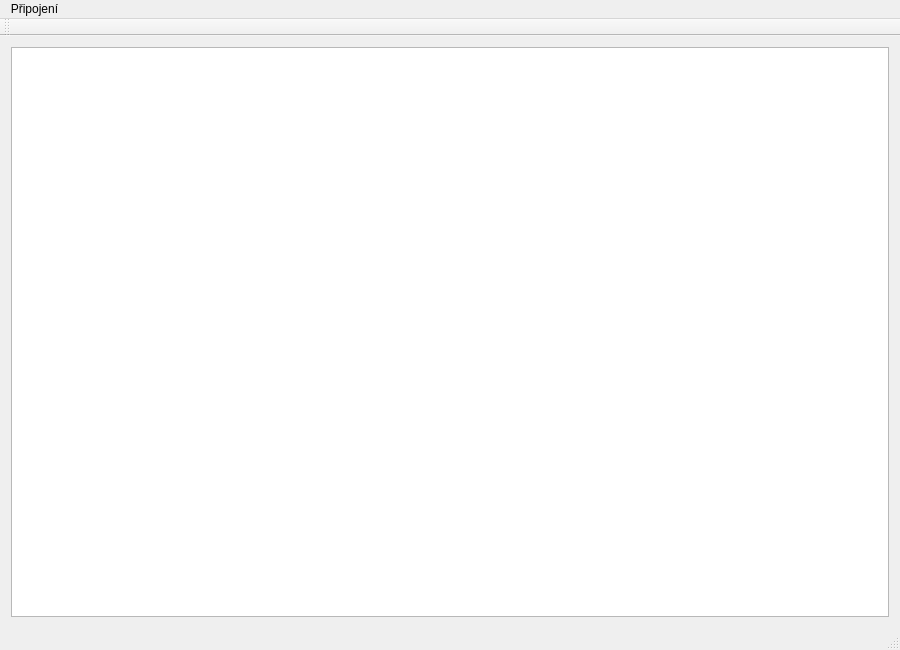
<?xml version="1.0" encoding="UTF-8"?>
<ui version="4.0">
 <class>MainWindow</class>
 <widget class="QMainWindow" name="MainWindow">
  <property name="enabled">
   <bool>true</bool>
  </property>
  <property name="geometry">
   <rect>
    <x>0</x>
    <y>0</y>
    <width>900</width>
    <height>650</height>
   </rect>
  </property>
  <property name="windowTitle">
   <string>ICMP Generator</string>
  </property>
  <widget class="QWidget" name="centralWidget">
   <layout class="QHBoxLayout" name="horizontalLayout">
    <item>
      <widget class="QTableView" name="packets"/>
    </item>
   </layout>
  </widget>
  <widget class="QMenuBar" name="menuBar">
   <widget class="QMenu" name="menuP_ipojen">
    <property name="title">
     <string>Připojení</string>
    </property>
    <addaction name="separator"/>
    <addaction name="separator"/>
    <addaction name="actionSendEcho"/>
   </widget>
   <addaction name="menuP_ipojen"/>
  </widget>
  <widget class="QToolBar" name="mainToolBar">
   <attribute name="toolBarArea">
    <enum>TopToolBarArea</enum>
   </attribute>
   <attribute name="toolBarBreak">
    <bool>false</bool>
   </attribute>
  </widget>
  <widget class="QStatusBar" name="statusBar"/>
  <action name="actionSendEcho">
   <property name="text">
    <string>SendEcho</string>
   </property>
  </action>
 </widget>
 <layoutdefault spacing="6" margin="11"/>
 <resources/>
 <connections/>
</ui>
